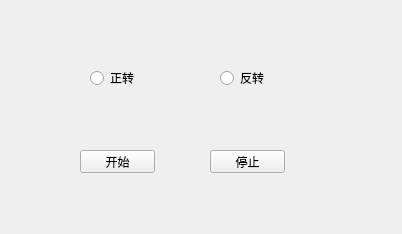
<?xml version="1.0" encoding="UTF-8"?>
<ui version="4.0">
 <class>Motro</class>
 <widget class="QWidget" name="Motro">
  <property name="geometry">
   <rect>
    <x>0</x>
    <y>0</y>
    <width>402</width>
    <height>234</height>
   </rect>
  </property>
  <property name="windowTitle">
   <string>Form</string>
  </property>
  <widget class="QPushButton" name="startButton">
   <property name="geometry">
    <rect>
     <x>80</x>
     <y>150</y>
     <width>75</width>
     <height>23</height>
    </rect>
   </property>
   <property name="text">
    <string>开始</string>
   </property>
  </widget>
  <widget class="QPushButton" name="stopButton">
   <property name="geometry">
    <rect>
     <x>210</x>
     <y>150</y>
     <width>75</width>
     <height>23</height>
    </rect>
   </property>
   <property name="text">
    <string>停止</string>
   </property>
  </widget>
  <widget class="QRadioButton" name="forward_radioButton">
   <property name="geometry">
    <rect>
     <x>90</x>
     <y>70</y>
     <width>89</width>
     <height>16</height>
    </rect>
   </property>
   <property name="text">
    <string>正转</string>
   </property>
  </widget>
  <widget class="QRadioButton" name="reverse_radioButton">
   <property name="geometry">
    <rect>
     <x>220</x>
     <y>70</y>
     <width>89</width>
     <height>16</height>
    </rect>
   </property>
   <property name="text">
    <string>反转</string>
   </property>
  </widget>
 </widget>
 <resources/>
 <connections/>
</ui>
